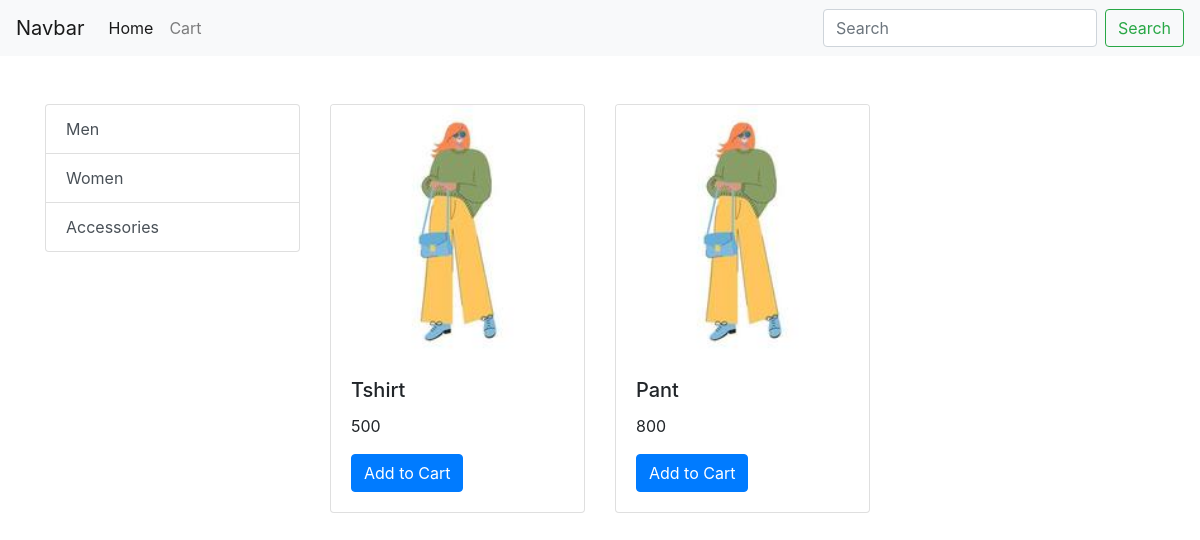
Screenshot of /store/?category=1 with the database file from the repository.
### store/models.py (models this page shows, shortened)
class Category(models.Model):
    id=models.AutoField
    name=models.CharField(max_length=50)
    def __str__(self):
        return self.name

class Product(models.Model):
    id=models.AutoField
    name = models.CharField(max_length=100)
    price = models.IntegerField(default=0)
    category=models.ForeignKey(Category,on_delete=models.CASCADE,default="")
    image=models.ImageField(upload_to='products/')
    def products_bycategory(id):
        return Product.objects.filter(category=id)

### store/views.py (the view, shortened to what this page needs)
# urls.py: path('store/',include('store.urls')),
def store(request):
    if request.method=='GET':
        products=Product.objects.all()
        categories=Category.objects.all()
        categroy_id=request.GET.get('category')
        if categroy_id:
            products=Product.products_bycategory(categroy_id)
        data={}
        user_email=request.session.get('user_email')
        data['products']=products
        data['categories']=categories
        return render(request,'store.html',data)

### store/templates/store.html
{%extends 'base.html'%}
{% block Body %}
  <div class="container mt-5">
    <div class="row">
      <div class="col-md-3">
        <div class="list-group">
          {%for category in categories%}
          <a href="/store/?category={{category.id}}" class="list-group-item list-group-item-action">{{category}}</a>
          {%endfor%}
        </div>
      </div>
      <div class="col-md-9">
        <div class="row">
          {%for product in products%}
          <div class="col-md-4 mb-4">
            <div class="card">
              <img src="{{product.image.url}}" class="card-img-top" alt="Product 1">
              <div class="card-body">
                <h5 class="card-title">{{product.name}}</h5>
                <p class="card-text">{{product.price}}</p>
                {%if profile%}
                {%if product in product_incartitem %}
                <form method="GET" action="">
                  {% csrf_token %}
                  <button type="submit" class="btn btn-primary disbaled">Added to Cart</button>
                </form>
                {%else%}
                <form method="POST" action="">
                  {% csrf_token %}
                  <input type="hidden" name="product_id" value="{{ product.id }}">
                  <button type="submit" class="btn btn-primary ">Add to Cart</button>
                </form>
                {%endif%}
                {%else%}
                <a href="/signup/" class="btn btn-primary">Add to Cart</a>
                {%endif%}
              </div>
            </div>
          </div>
          {%endfor%}
        </div>
      </div>
    </div>
  </div>
{%endblock%}

### rows the page displays
Category: name "Men"
Category: name "Women"
Category: name "Accessories"
Product: image (picture), name "Tshirt", price "500"
Product: image (picture), name "Pant", price "800"
